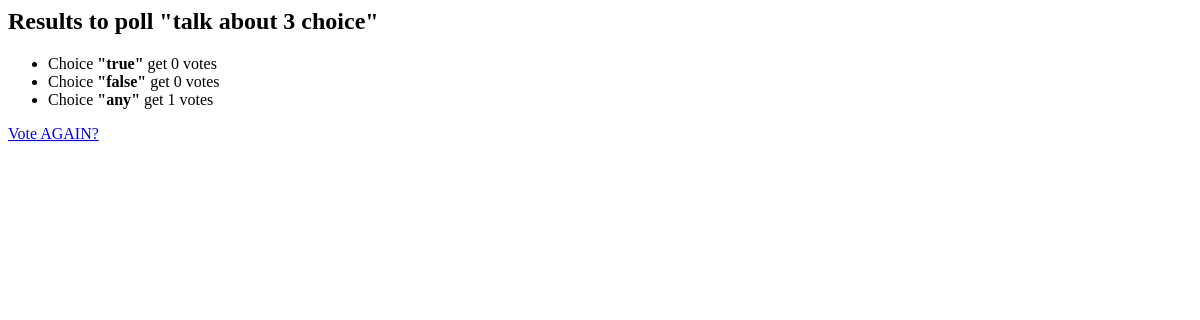
Page /2/results/ on the earlier database version.
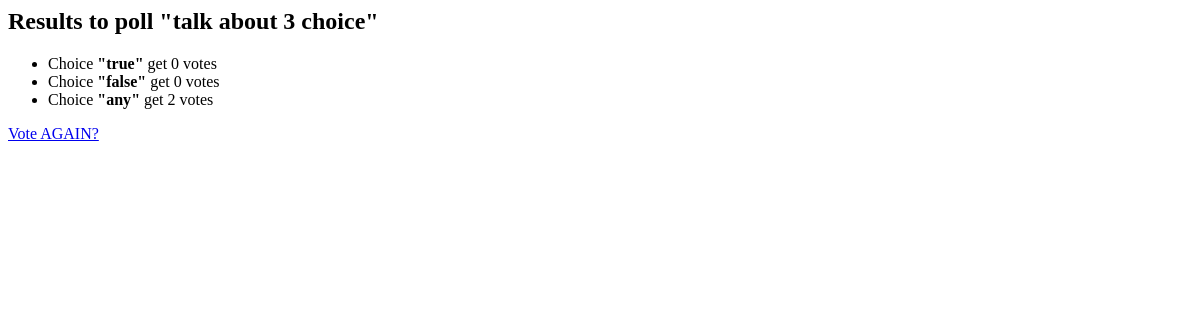
Same page on the later database version.
### polls/models.py (models this page shows, shortened)
class Poll(models.Model):
    question = models.CharField(max_length=200)
    pub_date = models.DateTimeField('date published')

class Choice(models.Model):
    poll = models.ForeignKey(Poll, on_delete=models.deletion.CASCADE)
    choice_text = models.CharField(max_length=200)
    votes = models.IntegerField(default=0)

### polls/views.py (the view)
# urls.py: path('<int:pk>/results/', views.ResultView.as_view(), name='results'),
class ResultView(generic.DetailView):
    model = Poll
    template_name = 'polls/result.html'

### polls/templates/polls/result.html
<h2>Results to poll "{{ poll.question }}"</h2>
{% if poll.choice_set.all %}
<ul>
    {% for choice in poll.choice_set.all %}
    <li>Choice <strong>"{{ choice.choice_text}}"</strong> get {{ choice.votes }} votes</li>
    {% endfor %}
</ul>
{% endif %}
<a href="{% url 'polls:vote' poll.id %}">Vote AGAIN?</a>

Differences in the rows shown:
changed Choice "any": votes "1" → "2"
